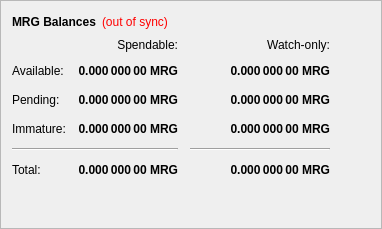
        <widget class="QFrame" name="frame">
         <property name="frameShape">
          <enum>QFrame::StyledPanel</enum>
         </property>
         <property name="frameShadow">
          <enum>QFrame::Raised</enum>
         </property>
         <layout class="QVBoxLayout" name="verticalLayout_4">
          <item>
           <layout class="QHBoxLayout" name="horizontalLayout_4">
            <item>
             <widget class="QLabel" name="label_5">
              <property name="font">
               <font>
                <weight>75</weight>
                <bold>true</bold>
               </font>
              </property>
              <property name="text">
               <string>MRG Balances</string>
              </property>
             </widget>
            </item>
            <item>
             <widget class="QLabel" name="labelWalletStatus">
              <property name="cursor">
               <cursorShape>WhatsThisCursor</cursorShape>
              </property>
              <property name="toolTip">
               <string>The displayed information may be out of date. Your wallet automatically synchronizes with the MergeCard network after a connection is established, but this process has not completed yet.</string>
              </property>
              <property name="styleSheet">
               <string notr="true">QLabel { color: red; }</string>
              </property>
              <property name="text">
               <string notr="true">(out of sync)</string>
              </property>
              <property name="alignment">
               <set>Qt::AlignLeading|Qt::AlignLeft|Qt::AlignVCenter</set>
              </property>
             </widget>
            </item>
            <item>
             <spacer name="horizontalSpacer_3">
              <property name="orientation">
               <enum>Qt::Horizontal</enum>
              </property>
              <property name="sizeHint" stdset="0">
               <size>
                <width>40</width>
                <height>20</height>
               </size>
              </property>
             </spacer>
            </item>
           </layout>
          </item>
          <item>
           <layout class="QGridLayout" name="gridLayout">
            <property name="spacing">
             <number>12</number>
            </property>
            <item row="2" column="2">
             <widget class="QLabel" name="labelWatchPending">
              <property name="font">
               <font>
                <weight>75</weight>
                <bold>true</bold>
               </font>
              </property>
              <property name="cursor">
               <cursorShape>IBeamCursor</cursorShape>
              </property>
              <property name="toolTip">
               <string>Unconfirmed transactions to watch-only addresses</string>
              </property>
              <property name="text">
               <string notr="true">0.000 000 00 MRG</string>
              </property>
              <property name="alignment">
               <set>Qt::AlignRight|Qt::AlignTrailing|Qt::AlignVCenter</set>
              </property>
              <property name="textInteractionFlags">
               <set>Qt::LinksAccessibleByMouse|Qt::TextSelectableByKeyboard|Qt::TextSelectableByMouse</set>
              </property>
             </widget>
            </item>
            <item row="2" column="1">
             <widget class="QLabel" name="labelUnconfirmed">
              <property name="font">
               <font>
                <weight>75</weight>
                <bold>true</bold>
               </font>
              </property>
              <property name="cursor">
               <cursorShape>IBeamCursor</cursorShape>
              </property>
              <property name="toolTip">
               <string>Total of transactions that have yet to be confirmed, and do not yet count toward the spendable balance</string>
              </property>
              <property name="text">
               <string notr="true">0.000 000 00 MRG</string>
              </property>
              <property name="alignment">
               <set>Qt::AlignRight|Qt::AlignTrailing|Qt::AlignVCenter</set>
              </property>
              <property name="textInteractionFlags">
               <set>Qt::LinksAccessibleByMouse|Qt::TextSelectableByKeyboard|Qt::TextSelectableByMouse</set>
              </property>
             </widget>
            </item>
            <item row="3" column="2">
             <widget class="QLabel" name="labelWatchImmature">
              <property name="font">
               <font>
                <weight>75</weight>
                <bold>true</bold>
               </font>
              </property>
              <property name="cursor">
               <cursorShape>IBeamCursor</cursorShape>
              </property>
              <property name="toolTip">
               <string>Staked or masternode rewards in watch-only addresses that has not yet matured</string>
              </property>
              <property name="text">
               <string notr="true">0.000 000 00 MRG</string>
              </property>
              <property name="alignment">
               <set>Qt::AlignRight|Qt::AlignTrailing|Qt::AlignVCenter</set>
              </property>
              <property name="textInteractionFlags">
               <set>Qt::LinksAccessibleByMouse|Qt::TextSelectableByKeyboard|Qt::TextSelectableByMouse</set>
              </property>
             </widget>
            </item>
            <item row="4" column="0" colspan="2">
             <widget class="Line" name="lineSpendableBalance">
              <property name="orientation">
               <enum>Qt::Horizontal</enum>
              </property>
             </widget>
            </item>
            <item row="4" column="2">
             <widget class="Line" name="lineWatchBalance">
              <property name="sizePolicy">
               <sizepolicy hsizetype="Preferred" vsizetype="Fixed">
                <horstretch>0</horstretch>
                <verstretch>0</verstretch>
               </sizepolicy>
              </property>
              <property name="minimumSize">
               <size>
                <width>140</width>
                <height>0</height>
               </size>
              </property>
              <property name="orientation">
               <enum>Qt::Horizontal</enum>
              </property>
             </widget>
            </item>
            <item row="5" column="0">
             <widget class="QLabel" name="labelTotalText">
              <property name="text">
               <string>Total:</string>
              </property>
             </widget>
            </item>
            <item row="3" column="1">
             <widget class="QLabel" name="labelImmature">
              <property name="font">
               <font>
                <weight>75</weight>
                <bold>true</bold>
               </font>
              </property>
              <property name="cursor">
               <cursorShape>IBeamCursor</cursorShape>
              </property>
              <property name="toolTip">
               <string>Staked or masternode rewards that has not yet matured</string>
              </property>
              <property name="text">
               <string notr="true">0.000 000 00 MRG</string>
              </property>
              <property name="alignment">
               <set>Qt::AlignRight|Qt::AlignTrailing|Qt::AlignVCenter</set>
              </property>
              <property name="textInteractionFlags">
               <set>Qt::LinksAccessibleByMouse|Qt::TextSelectableByKeyboard|Qt::TextSelectableByMouse</set>
              </property>
             </widget>
            </item>
            <item row="2" column="3">
             <spacer name="horizontalSpacer_2">
              <property name="orientation">
               <enum>Qt::Horizontal</enum>
              </property>
              <property name="sizeHint" stdset="0">
               <size>
                <width>40</width>
                <height>20</height>
               </size>
              </property>
             </spacer>
            </item>
            <item row="3" column="0">
             <widget class="QLabel" name="labelImmatureText">
              <property name="text">
               <string>Immature:</string>
              </property>
             </widget>
            </item>
            <item row="5" column="1">
             <widget class="QLabel" name="labelTotal">
              <property name="font">
               <font>
                <weight>75</weight>
                <bold>true</bold>
               </font>
              </property>
              <property name="cursor">
               <cursorShape>IBeamCursor</cursorShape>
              </property>
              <property name="toolTip">
               <string>Your current total balance</string>
              </property>
              <property name="text">
               <string notr="true">0.000 000 00 MRG</string>
              </property>
              <property name="alignment">
               <set>Qt::AlignRight|Qt::AlignTrailing|Qt::AlignVCenter</set>
              </property>
              <property name="textInteractionFlags">
               <set>Qt::LinksAccessibleByMouse|Qt::TextSelectableByKeyboard|Qt::TextSelectableByMouse</set>
              </property>
             </widget>
            </item>
            <item row="5" column="2">
             <widget class="QLabel" name="labelWatchTotal">
              <property name="font">
               <font>
                <weight>75</weight>
                <bold>true</bold>
               </font>
              </property>
              <property name="cursor">
               <cursorShape>IBeamCursor</cursorShape>
              </property>
              <property name="toolTip">
               <string>Current total balance in watch-only addresses</string>
              </property>
              <property name="text">
               <string notr="true">0.000 000 00 MRG</string>
              </property>
              <property name="alignment">
               <set>Qt::AlignRight|Qt::AlignTrailing|Qt::AlignVCenter</set>
              </property>
              <property name="textInteractionFlags">
               <set>Qt::LinksAccessibleByMouse|Qt::TextSelectableByKeyboard|Qt::TextSelectableByMouse</set>
              </property>
             </widget>
            </item>
            <item row="0" column="2">
             <widget class="QLabel" name="labelWatchonly">
              <property name="text">
               <string>Watch-only:</string>
              </property>
              <property name="alignment">
               <set>Qt::AlignRight|Qt::AlignTrailing|Qt::AlignVCenter</set>
              </property>
             </widget>
            </item>
            <item row="1" column="0">
             <widget class="QLabel" name="labelBalanceText">
              <property name="text">
               <string>Available:</string>
              </property>
             </widget>
            </item>
            <item row="1" column="1">
             <widget class="QLabel" name="labelBalance">
              <property name="font">
               <font>
                <weight>75</weight>
                <bold>true</bold>
               </font>
              </property>
              <property name="cursor">
               <cursorShape>IBeamCursor</cursorShape>
              </property>
              <property name="toolTip">
               <string>Your current spendable balance</string>
              </property>
              <property name="text">
               <string notr="true">0.000 000 00 MRG</string>
              </property>
              <property name="alignment">
               <set>Qt::AlignRight|Qt::AlignTrailing|Qt::AlignVCenter</set>
              </property>
              <property name="textInteractionFlags">
               <set>Qt::LinksAccessibleByMouse|Qt::TextSelectableByKeyboard|Qt::TextSelectableByMouse</set>
              </property>
             </widget>
            </item>
            <item row="1" column="2">
             <widget class="QLabel" name="labelWatchAvailable">
              <property name="font">
               <font>
                <weight>75</weight>
                <bold>true</bold>
               </font>
              </property>
              <property name="cursor">
               <cursorShape>IBeamCursor</cursorShape>
              </property>
              <property name="toolTip">
               <string>Your current balance in watch-only addresses</string>
              </property>
              <property name="text">
               <string notr="true">0.000 000 00 MRG</string>
              </property>
              <property name="alignment">
               <set>Qt::AlignRight|Qt::AlignTrailing|Qt::AlignVCenter</set>
              </property>
              <property name="textInteractionFlags">
               <set>Qt::LinksAccessibleByMouse|Qt::TextSelectableByKeyboard|Qt::TextSelectableByMouse</set>
              </property>
             </widget>
            </item>
            <item row="2" column="0">
             <widget class="QLabel" name="labelPendingText">
              <property name="text">
               <string>Pending:</string>
              </property>
             </widget>
            </item>
            <item row="0" column="1">
             <widget class="QLabel" name="labelSpendable">
              <property name="text">
               <string>Spendable:</string>
              </property>
              <property name="alignment">
               <set>Qt::AlignRight|Qt::AlignTrailing|Qt::AlignVCenter</set>
              </property>
             </widget>
            </item>
           </layout>
          </item>
          <item>
           <spacer name="verticalSpacer_4">
            <property name="orientation">
             <enum>Qt::Vertical</enum>
            </property>
            <property name="sizeHint" stdset="0">
             <size>
              <width>20</width>
              <height>40</height>
             </size>
            </property>
           </spacer>
          </item>
         </layout>
        </widget>
